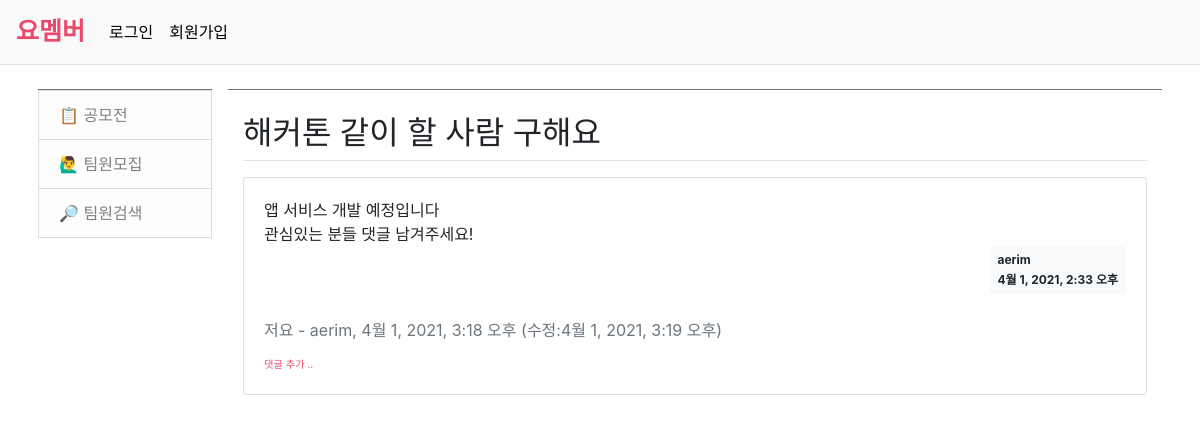
The page /yomember/team/1/ on the database its author committed.
### yomember/models.py (models this page shows, shortened)
class Question(models.Model):
    subject = models.CharField(max_length=200)
    content = models.TextField()
    create_date = models.DateTimeField()
    author = models.ForeignKey(User, on_delete=models.CASCADE)

class Comment(models.Model):
    author = models.ForeignKey(User, on_delete=models.CASCADE)
    content = models.TextField()
    create_date = models.DateTimeField()
    modify_date = models.DateTimeField(null=True, blank=True)
    question = models.ForeignKey(Question, null=True, blank=True, on_delete=models.CASCADE)

### yomember/views.py (the view)
# urls.py: path('team/<int:question_id>/', views.detail, name='detail'),
def detail(request, question_id):
    question = get_object_or_404(Question, pk=question_id)
    context = {'question': question}
    return render(request, 'yomember/team_detail.html', context)

### templates/yomember/team_detail.html (shortened to what this page needs)
{% extends 'base.html' %}
{% block content %}
{% load static %}
<link rel="stylesheet" type="text/css" href="{% static 'bootstrap.min.css' %}">
<div class="container my-3">
    <h2 class="border-bottom py-2">{{ question.subject }}</h2>
    <div class="card my-3">
        <div class="card-body">
            <div class="card-text" style="white-space: pre-line;">{{ question.content }}</div>
            <div class="d-flex justify-content-end">
                <div class="badge badge-light p-2 text-left">
                    <div class="mb-2">{{ question.author.username }}</div>
                    <div>{{ question.create_date }}</div>
                </div>
            </div>
            {% if question.comment_set.count > 0 %}
            <div class="mt-3">
            {% for comment in question.comment_set.all %}
            <div class="comment py-2 text-muted">
            <span style="white-space: pre-line;">{{ comment.content }}</span>
            <span>
                - {{ comment.author }}, {{ comment.create_date }}
                {% if comment.modify_date %}
                (수정:{{ comment.modify_date }})
                {% endif %}
            </span>
            </div>
            {% endfor %}
            </div>
            {% endif %}
            <div>
            <a href="{% url 'yomember:comment_create_question' question.id  %}"
               class="small" style="color: #EB496B;"><small>댓글 추가 ..</small></a>
        </div>
        </div>
    </div>
</div>
{% endblock %}

### rows shown on the page
Question: subject "해커톤 같이 할 사람 구해요", content "앱 서비스 개발 예정입니다 관심있는 분들 댓글 남겨주세요!", author.username "aerim", create_date "4월 1, 2021, 2:33 오후"
Comment: content "저요", author "aerim", create_date "4월 1, 2021, 3:18 오후", modify_date "4월 1, 2021, 3:19 오후"
